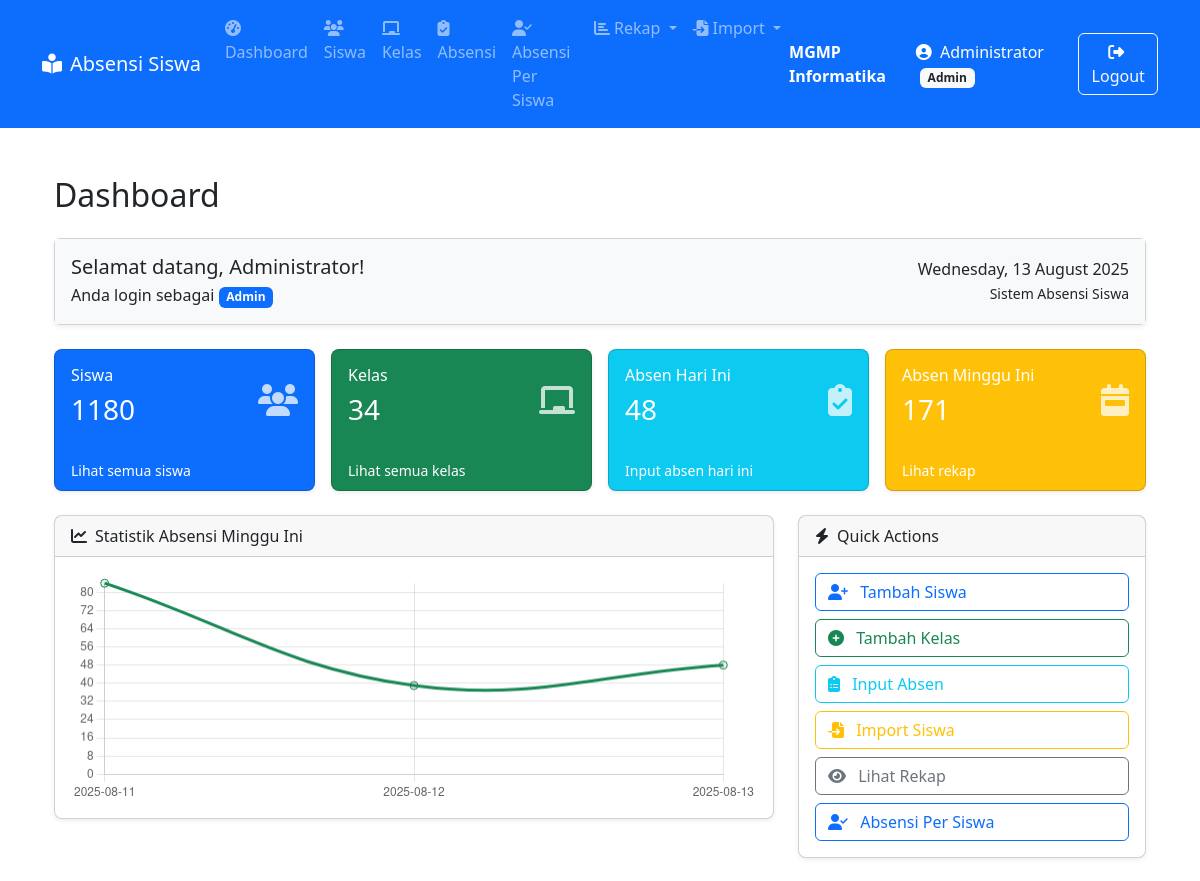
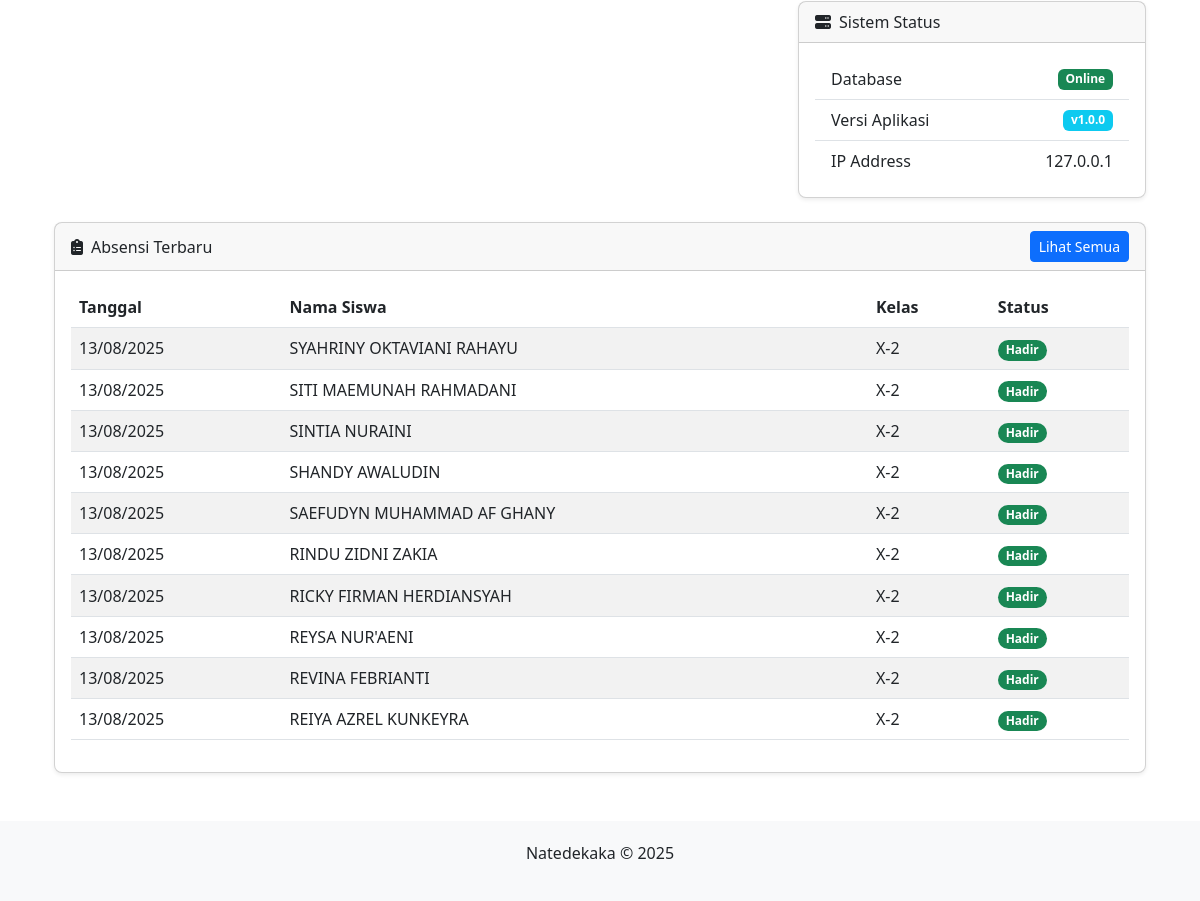
Page /dashboard/index.php (signed in) on the committed database (2 pictures, top to bottom).
### tables this page shows
CREATE TABLE `absensi` (
  `id` int(11) NOT NULL,
  `siswa_id` int(11) NOT NULL,
  `tanggal` date NOT NULL,
  `status` enum('Hadir','Sakit','Izin','Alfa','Terlambat') NOT NULL
);

CREATE TABLE `siswa` (
  `id` int(11) NOT NULL,
  `nis` varchar(20) NOT NULL,
  `nisn` varchar(20) NOT NULL,
  `nama` varchar(100) NOT NULL,
  `kelas_id` int(11) NOT NULL,
  `jenis_kelamin` enum('Laki-laki','Perempuan') DEFAULT NULL
);

CREATE TABLE `kelas` (
  `id` int(11) NOT NULL,
  `nama_kelas` varchar(10) NOT NULL,
  `wali_kelas` varchar(100) NOT NULL
);

### dashboard/index.php (the view, shortened to what this page needs)
<?php
include_once '../config.php';
$statistics = [
    'siswa' => 0,
    'kelas' => 0,
    'absen_hari_ini' => 0,
    'absen_minggu_ini' => 0
];
$sql = "SELECT COUNT(*) AS total FROM siswa";
$result = $koneksi->query($sql);
if ($result && $row = $result->fetch_assoc()) {
    $statistics['siswa'] = $row['total'];
}
$sql = "SELECT COUNT(*) AS total FROM kelas";
$result = $koneksi->query($sql);
if ($result && $row = $result->fetch_assoc()) {
    $statistics['kelas'] = $row['total'];
}
$today = date('Y-m-d');
$sql = "SELECT COUNT(*) AS total FROM absensi WHERE tanggal = ?";
$stmt = $koneksi->prepare($sql);
$stmt->bind_param('s', $today);
$stmt->execute();
$result = $stmt->get_result();
if ($result && $row = $result->fetch_assoc()) {
    $statistics['absen_hari_ini'] = $row['total'];
}
$start_week = date('Y-m-d', strtotime('monday this week'));
$end_week = date('Y-m-d', strtotime('sunday this week'));
$sql = "SELECT COUNT(*) AS total FROM absensi WHERE tanggal BETWEEN ? AND ?";
$stmt = $koneksi->prepare($sql);
$stmt->bind_param('ss', $start_week, $end_week);
$stmt->execute();
$result = $stmt->get_result();
if ($result && $row = $result->fetch_assoc()) {
    $statistics['absen_minggu_ini'] = $row['total'];
}
$sql = "SELECT a.id, a.tanggal, a.status, s.nama AS nama_siswa, k.nama_kelas
        FROM absensi a
        JOIN siswa s ON a.siswa_id = s.id
        JOIN kelas k ON s.kelas_id = k.id
        ORDER BY a.tanggal DESC, a.id DESC
        LIMIT 10";
$absensi_terbaru = $koneksi->query($sql);
$sql = "SELECT tanggal, COUNT(*) AS jumlah FROM absensi
        WHERE tanggal BETWEEN ? AND ?
        GROUP BY tanggal ORDER BY tanggal";
$stmt = $koneksi->prepare($sql);
$stmt->bind_param('ss', $start_week, $end_week);
$stmt->execute();
$result = $stmt->get_result();
$absensi_harian = [];
while ($row = $result->fetch_assoc()) {
    $absensi_harian[] = $row;
}
?>
<?php include '../includes/header.php'; ?>
<div class="container mt-4">
    <h2 class="mb-4">Dashboard</h2>
    <div class="card mb-4 shadow-sm rounded">
        <div class="card-body bg-light">
            <div class="d-flex justify-content-between align-items-center flex-wrap">
                <div>
                    <h5 class="card-title mb-1">Selamat datang, <?= htmlspecialchars($_SESSION['user']['nama']) ?>!</h5>
                    <p class="card-text mb-0">
                        Anda login sebagai <span class="badge bg-primary"><?= ucfirst($_SESSION['user']['role']) ?></span>
                    </p>
                </div>
                <div class="text-end">
                    <p class="mb-0"><?= date('l, d F Y') ?></p>
                    <small>Sistem Absensi Siswa</small>
                </div>
            </div>
        </div>
    </div>
    <div class="row g-3 mb-4">
        <div class="col-md-3">
            <div class="card text-white bg-primary shadow-sm h-100 rounded-3">
                <div class="card-body d-flex justify-content-between align-items-center">
                    <div>
                        <h6 class="card-title">Siswa</h6>
                        <h3><?= $statistics['siswa'] ?></h3>
                    </div>
                    <i class="fas fa-users fa-2x opacity-75"></i>
                </div>
                <div class="card-footer bg-transparent border-0">
                    <a href="../siswa/" class="text-white small text-decoration-none">Lihat semua siswa</a>
                </div>
            </div>
        </div>
        <div class="col-md-3">
            <div class="card text-white bg-success shadow-sm h-100 rounded-3">
                <div class="card-body d-flex justify-content-between align-items-center">
                    <div>
                        <h6 class="card-title">Kelas</h6>
                        <h3><?= $statistics['kelas'] ?></h3>
                    </div>
                    <i class="fas fa-chalkboard fa-2x opacity-75"></i>
                </div>
                <div class="card-footer bg-transparent border-0">
                    <a href="../kelas/" class="text-white small text-decoration-none">Lihat semua kelas</a>
                </div>
            </div>
        </div>
        <div class="col-md-3">
            <div class="card text-white bg-info shadow-sm h-100 rounded-3">
                <div class="card-body d-flex justify-content-between align-items-center">
                    <div>
                        <h6 class="card-title">Absen Hari Ini</h6>
                        <h3><?= $statistics['absen_hari_ini'] ?></h3>
                    </div>
                    <i class="fas fa-clipboard-check fa-2x opacity-75"></i>
                </div>
                <div class="card-footer bg-transparent border-0">
                    <a href="../absen/" class="text-white small text-decoration-none">Input absen hari ini</a>
                </div>
            </div>
        </div>
        <div class="col-md-3">
            <div class="card text-white bg-warning shadow-sm h-100 rounded-3">
                <div class="card-body d-flex justify-content-between align-items-center">
                    <div>
                        <h6 class="card-title">Absen Minggu Ini</h6>
                        <h3><?= $statistics['absen_minggu_ini'] ?></h3>
                    </div>
                    <i class="fas fa-calendar-week fa-2x opacity-75"></i>
                </div>
                <div class="card-footer bg-transparent border-0">
                    <a href="../rekap/kelas.php" class="text-white small text-decoration-none">Lihat rekap</a>
                </div>
            </div>
        </div>
    </div>
    <div class="row mb-4">
        <div class="col-md-8">
            <div class="card shadow-sm rounded-3">
                <div class="card-header">
                    <i class="fas fa-chart-line me-2"></i>Statistik Absensi Minggu Ini
                </div>
                <div class="card-body">
                    <canvas id="absensiChart" height="100"></canvas>
                </div>
            </div>
        </div>
        <div class="col-md-4">
            <div class="card mb-4 shadow-sm rounded-3">
                <div class="card-header">
                    <i class="fas fa-bolt me-2"></i>Quick Actions
                </div>
                <div class="card-body">
                    <div class="d-grid gap-2">
                        <a href="../siswa/tambah.php" class="btn btn-outline-primary text-start">
                            <i class="fas fa-user-plus me-2"></i> Tambah Siswa
                        </a>
                        <a href="../kelas/tambah.php" class="btn btn-outline-success text-start">
                            <i class="fas fa-plus-circle me-2"></i> Tambah Kelas
                        </a>
                        <a href="../absen/" class="btn btn-outline-info text-start">
                            <i class="fas fa-clipboard-list me-2"></i> Input Absen
                        </a>
                        <a href="../siswa/import.php" class="btn btn-outline-warning text-start">
                            <i class="fas fa-file-import me-2"></i> Import Siswa
                        </a>
                        <a href="../rekap/kelas.php" class="btn btn-outline-secondary text-start">
                            <i class="fas fa-eye me-2"></i> Lihat Rekap
                        </a>
                        <a href="../absen/absensi_persiswa.php" class="btn btn-outline-primary text-start">
                            <i class="fas fa-user-check me-2"></i> Absensi Per Siswa
                        </a>
                    </div>
                </div>
            </div>
            <div class="card shadow-sm rounded-3">
                <div class="card-header">
                    <i class="fas fa-server me-2"></i>Sistem Status
                </div>
                <div class="card-body">
                    <ul class="list-group list-group-flush">
                        <li class="list-group-item d-flex justify-content-between align-items-center">
                            Database
                            <span class="badge bg-success">Online</span>
                        </li>
                        <li class="list-group-item d-flex justify-content-between align-items-center">
                            Versi Aplikasi
                            <span class="badge bg-info">v1.0.0</span>
                        </li>
                        <li class="list-group-item d-flex justify-content-between align-items-center">
                            IP Address
                            <span><?= $_SERVER['REMOTE_ADDR'] ?></span>
                        </li>
                    </ul>
                </div>
            </div>
        </div>
    </div>
    <div class="row">
        <div class="col-md-12">
            <div class="card shadow-sm rounded-3">
                <div class="card-header d-flex justify-content-between align-items-center">
                    <span><i class="fas fa-clipboard-list me-2"></i>Absensi Terbaru</span>
                    <a href="../absen/" class="btn btn-sm btn-primary">Lihat Semua</a>
                </div>
                <div class="card-body">
                    <div class="table-responsive">
                        <table class="table table-striped table-hover align-middle">
                            <thead>
                                <tr>
                                    <th>Tanggal</th>
                                    <th>Nama Siswa</th>
                                    <th>Kelas</th>
                                    <th>Status</th>
                                </tr>
                            </thead>
                            <tbody>
                                <?php if ($absensi_terbaru && $absensi_terbaru->num_rows > 0): ?>
                                    <?php while ($row = $absensi_terbaru->fetch_assoc()): ?>
                                        <tr>
                                            <td><?= date('d/m/Y', strtotime($row['tanggal'])) ?></td>
                                            <td><?= htmlspecialchars($row['nama_siswa']) ?></td>
                                            <td><?= htmlspecialchars($row['nama_kelas']) ?></td>
                                            <td>
                                                <span class="badge rounded-pill
                                                    <?= $row['status'] === 'Hadir' ? 'bg-success' : '' ?>
                                                    <?= $row['status'] === 'Sakit' ? 'bg-warning text-dark' : '' ?>
                                                    <?= $row['status'] === 'Izin' ? 'bg-info' : '' ?>
                                                    <?= $row['status'] === 'Alfa' ? 'bg-danger' : '' ?>
                                                    <?= $row['status'] === 'Terlambat' ? 'bg-secondary' : '' ?>">
                                                    <?= $row['status'] ?>
                                                </span>
                                            </td>
                                        </tr>
                                    <?php endwhile; ?>
                                <?php else: ?>
                                    <tr>
                                        <td colspan="4" class="text-center">Tidak ada data absensi</td>
                                    </tr>
                                <?php endif; ?>
                            </tbody>
                        </table>
                    </div>
                </div>
            </div>
        </div>
    </div>
</div>
<script>
    const ctx = document.getElementById('absensiChart').getContext('2d');
    const labels = <?= json_encode(array_column($absensi_harian, 'tanggal')) ?>;
    const data = <?= json_encode(array_column($absensi_harian, 'jumlah')) ?>;
    new Chart(ctx, {
        type: 'line',
        data: {
            labels: labels,
            datasets: [{
                label: 'Jumlah Absensi',
                data: data,
                borderColor: '#198754',
                backgroundColor: 'rgba(25, 135, 84, 0.1)',
                tension: 0.4,
                pointRadius: 4,
                pointHoverRadius: 6
            }]
        },
        options: {
            responsive: true,
            plugins: {
                legend: {
                    display: false
                }
            },
            scales: {
                y: {
                    beginAtZero: true,
                    ticks: {
                        stepSize: 1
                    }
                }
            }
        }
    });
</script>
<?php include '../includes/footer.php'; ?>

### rows in the picture
absensi: tanggal "13/08/2025", siswa.nama "SYAHRINY OKTAVIANI RAHAYU", kelas.nama_kelas "X-2", status "Hadir"
absensi: tanggal "13/08/2025", siswa.nama "SITI MAEMUNAH RAHMADANI", kelas.nama_kelas "X-2", status "Hadir"
absensi: tanggal "13/08/2025", siswa.nama "SINTIA NURAINI", kelas.nama_kelas "X-2", status "Hadir"
absensi: tanggal "13/08/2025", siswa.nama "SHANDY AWALUDIN", kelas.nama_kelas "X-2", status "Hadir"
absensi: tanggal "13/08/2025", siswa.nama "SAEFUDYN MUHAMMAD AF GHANY", kelas.nama_kelas "X-2", status "Hadir"
absensi: tanggal "13/08/2025", siswa.nama "RINDU ZIDNI ZAKIA", kelas.nama_kelas "X-2", status "Hadir"
absensi: tanggal "13/08/2025", siswa.nama "RICKY FIRMAN HERDIANSYAH", kelas.nama_kelas "X-2", status "Hadir"
absensi: tanggal "13/08/2025", siswa.nama "REYSA NUR'AENI", kelas.nama_kelas "X-2", status "Hadir"
absensi: tanggal "13/08/2025", siswa.nama "REVINA FEBRIANTI", kelas.nama_kelas "X-2", status "Hadir"
absensi: tanggal "13/08/2025", siswa.nama "REIYA AZREL KUNKEYRA", kelas.nama_kelas "X-2", status "Hadir"

### other values in the picture
$_SESSION['user']['nama'] "Administrator"
$_SESSION['user']['role'] "Admin"
$statistics['siswa'] "1180"
$statistics['kelas'] "34"
$statistics['absen_hari_ini'] "48"
$statistics['absen_minggu_ini'] "171"
$_SERVER['REMOTE_ADDR'] "127.0.0.1"
chart data {{ json_encode(array_column($absensi_harian, 'tanggal')) }} ["2025-08-11","2025-08-12","2025-08-13"]
chart data {{ json_encode(array_column($absensi_harian, 'jumlah')) }} [84,39,48]
